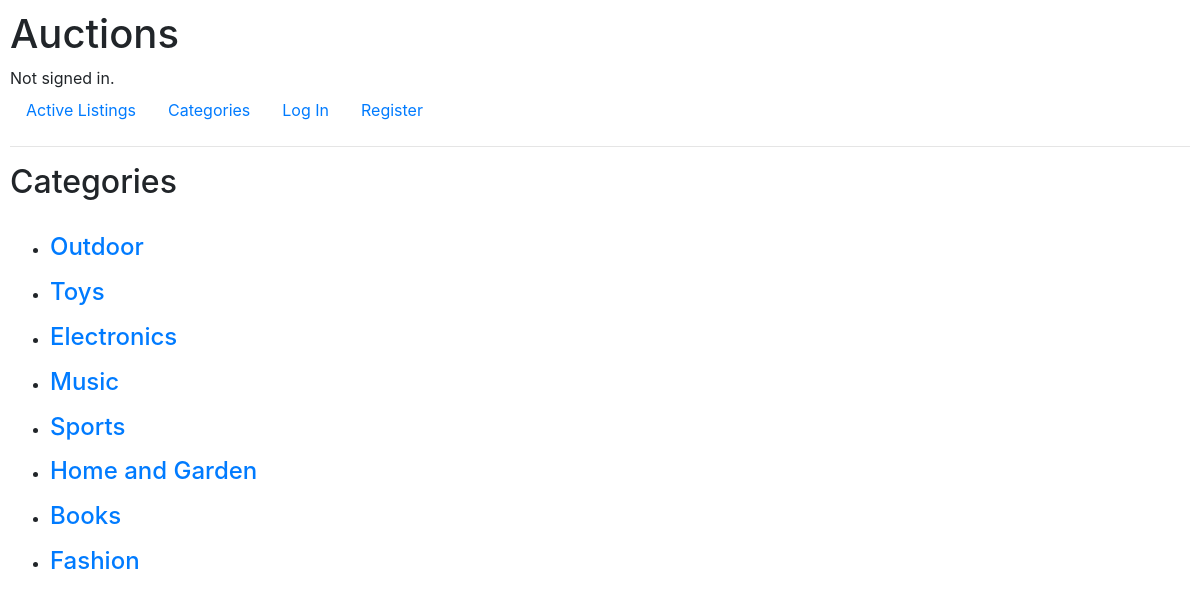
The page /categories on the database its author committed.
### auctions/models.py (models this page shows, shortened)
class Category(models.Model):
    category_name = models.CharField(max_length=255)

### auctions/views.py (the view)
# urls.py: path("categories", views.categories_view, name="categories"),
def categories_view(request):
    return render(request, "auctions/categories.html", {
        "categories": Category.objects.all()
    })

### auctions/templates/auctions/categories.html
{% extends "auctions/layout.html" %}
{% block body %}
<h2>Categories</h2>
<br>
{% for c in categories%}
<ul>
    <li>
        <h4><a href="{% url 'category_list' c.category_name %}">{{ c.category_name }}</a></h4>
    </li>
</ul>
{% endfor %}
{% endblock %}

### auctions/static/auctions/styles.css (style rules this page uses)
body { padding: 10px; }

### rows shown on the page
Category: category_name "Outdoor"
Category: category_name "Toys"
Category: category_name "Electronics"
Category: category_name "Music"
Category: category_name "Sports"
Category: category_name "Home and Garden"
Category: category_name "Books"
Category: category_name "Fashion"
